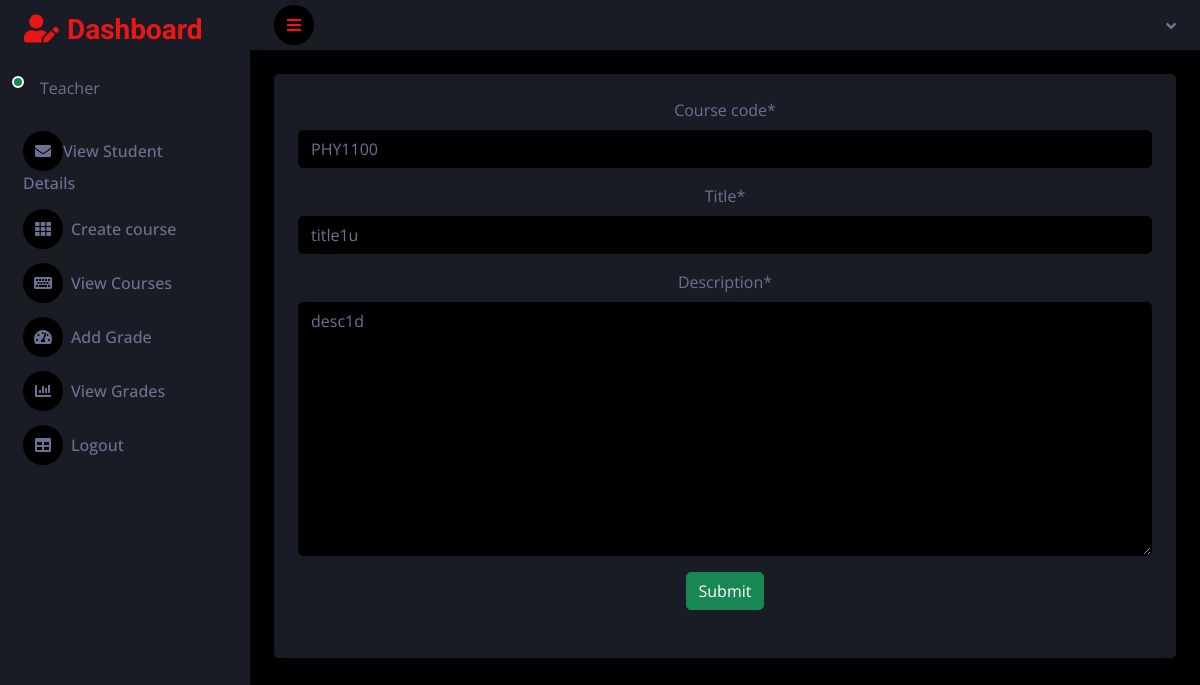
/teacher_update_course/2/, run on the app's committed database.
### grade_app/models.py (models this page shows, shortened)
class Course(models.Model):
    course_code = models.CharField(max_length=250)
    title = models.CharField(max_length=250)
    description = models.TextField()

### grade_app/teacher_views.py (the view)
# urls.py: path('teacher_update_course/<int:id>/',teacher_views.teacher_update_course,name='teacher_update_course'),
def teacher_update_course(request,id):
    course_object = Course.objects.get(id = id)
    course_form_object = Course_update_form(instance=course_object)
    if request.method == 'POST':
        course_form_object = Course_update_form(request.POST,instance=course_object)
        course_form_object.save()
        return redirect('teacher_view_courses')
    return render(request, 'teacher/teacher_update_course.html',{'course_form_object':course_form_object})

### grade_app/forms.py
class Course_update_form(forms.ModelForm):
    class Meta:
        model = Course
        fields = ('__all__')

### template/teacher/teacher_update_course.html (shortened to what this page needs)
{% extends 'teacher/teacher_dash.html' %}
{% load crispy_forms_tags %}
{% block content %}
<form method="POST" style="width:100%;">
    {{course_form_object|crispy}}
    <button type="submit" class="btn btn-success">Submit</button>
</form>
{% endblock %}

### static/dash/css/style.css (style rules this page uses)
:root { --primary: #EB1616; --secondary: #191C24; --light: #6C7293; --dark: #000000; }
.btn { transition: .5s; }

### data on the page
Course: course_code "PHY1100", title "title1u", description "desc1d"
